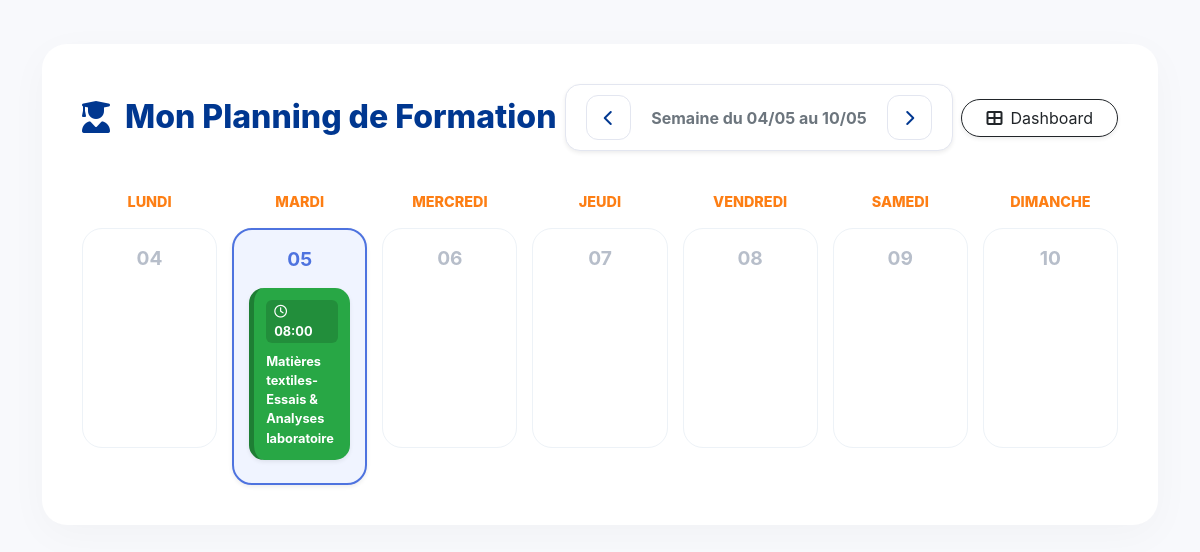
The page /index.php?action=planning (signed in) on the database its author committed.
### tables this page shows
CREATE TABLE `formations` (
  `id` int(11) NOT NULL AUTO_INCREMENT,
  `nom_formation` varchar(255) NOT NULL,
  `date_formation` date NOT NULL,
  `heure_formation` time NOT NULL,
  `created_at` timestamp NOT NULL DEFAULT current_timestamp(),
  PRIMARY KEY (`id`)
);

### models/Formation.php (called while the page is built, shortened)
<?php
class Formation {
    private $db;
    public function __construct($db) { $this->db = $db; }
    public function getAll() {
        return $this->db->query("SELECT * FROM formations ORDER BY date_formation ASC, heure_formation ASC")->fetchAll(PDO::FETCH_ASSOC);
    }
}

### views/employe/planning_employe.php (the view, shortened to what this page needs)
<!DOCTYPE html>
<html lang="fr">
<head>
    <link href="https://cdn.jsdelivr.net/npm/bootstrap@5.3.0/dist/css/bootstrap.min.css" rel="stylesheet">
    <link rel="stylesheet" href="https://cdnjs.cloudflare.com/ajax/libs/font-awesome/6.4.0/css/all.min.css">
</head>
<body>
<div class="container py-4">
    <div class="main-card">
        <div class="header-section">
            <div class="title-group d-flex align-items-center">
                <i class="fas fa-user-graduate"></i>
                <h2>Mon Planning de Formation</h2>
            </div>
            <div class="nav-week shadow-sm">
                <a href="index.php?action=planning&week=<?= $prevWeek ?>" class="btn-nav">
                    <i class="fas fa-chevron-left"></i>
                </a>
                <span class="fw-bold text-secondary">
                    Semaine du <?= date('d/m', strtotime($monday)) ?> au <?= date('d/m', strtotime($monday . ' + 6 days')) ?>
                </span>
                <a href="index.php?action=planning&week=<?= $nextWeek ?>" class="btn-nav">
                    <i class="fas fa-chevron-right"></i>
                </a>
            </div>
            <a href="index.php?action=dashboard" class="btn btn-outline-dark rounded-pill px-4 shadow-sm">
                <i class="fas fa-th-large me-2"></i>Dashboard
            </a>
        </div>
        <div class="calendar-grid">
            <?php
            $jours = ['Lundi', 'Mardi', 'Mercredi', 'Jeudi', 'Vendredi', 'Samedi', 'Dimanche'];
            for($i=0; $i<7; $i++):
                $date_c = date('Y-m-d', strtotime("+$i days", strtotime($monday)));
                $isToday = ($date_c == date('Y-m-d'));
            ?>
                <div class="day-column">
                    <div class="day-header"><?= $jours[$i] ?></div>
                    <div class="day-box <?= $isToday ? 'today-box shadow-sm' : '' ?>">
                        <span class="date-number"><?= date('d', strtotime($date_c)) ?></span>
                        <?php if (isset($formationsByDate[$date_c])): ?>
                            <?php foreach ($formationsByDate[$date_c] as $f): ?>
                                <div class="formation-pill shadow-sm">
                                    <span class="time-tag">
                                        <i class="far fa-clock me-1"></i>
                                        <?= substr($f['heure_formation'], 0, 5) ?>
                                    </span>
                                    <div class="fw-bold mt-1"><?= htmlspecialchars($f['nom_formation']) ?></div>
                                </div>
                            <?php endforeach; ?>
                        <?php endif; ?>
                    </div>
                </div>
            <?php endfor; ?>
        </div>
    </div>
</div>
</body>
</html>

### views/employe/planning_employe.php (style rules this page uses)
:root { --altutex-blue: #003790; --altutex-orange: #fd7e14; --light-bg: #f8f9fc; --card-green: #28a745; }
body { background-color: var(--light-bg); font-family: 'Inter', sans-serif; }
.main-card { background: white; border-radius: 25px; box-shadow: 0 10px 40px rgba(0,0,0,0.03); padding: 40px; margin-top: 20px; }
.header-section { display: flex; justify-content: space-between; align-items: center; margin-bottom: 40px; }
.title-group i { color: var(--altutex-blue); font-size: 2rem; margin-right: 15px; }
.title-group h2 { color: var(--altutex-blue); font-weight: 800; margin: 0; }
.nav-week { background: #fff; border: 1px solid #e3e6f0; border-radius: 15px; padding: 10px 20px; display: flex; align-items: center; gap: 20px; }
.btn-nav { width: 45px; height: 45px; border-radius: 12px; display: flex; align-items: center; justify-content: center; transition: all 0.3s ease; color: var(--altutex-blue); border: 1px solid #e3e6f0; text-decoration: none; }
.calendar-grid { display: grid; grid-template-columns: repeat(7, 1fr); gap: 15px; }
.day-column { text-align: center; }
.day-header { color: var(--altutex-orange); font-weight: 800; font-size: 0.9rem; margin-bottom: 15px; text-transform: uppercase; }
.day-box { background: #fff; border: 1px solid #edf2f7; border-radius: 20px; min-height: 220px; padding: 15px; transition: all 0.3s ease; position: relative; }
.today-box { border: 2px solid #4e73df; background: #f0f4ff; }
.date-number { font-size: 1.2rem; font-weight: 700; color: #b7beca; margin-bottom: 15px; display: block; }
.today-box .date-number { color: #4e73df; }
.formation-pill { background: var(--card-green); color: white; padding: 12px; border-radius: 15px; font-size: 0.8rem; text-align: left; margin-bottom: 8px; border-left: 5px solid #1e7e34; animation: fadeIn 0.5s ease; }
.time-tag { background: rgba(0,0,0,0.15); padding: 2px 8px; border-radius: 6px; font-weight: bold; display: inline-block; margin-bottom: 5px; }

### rows shown on the page
formations: heure_formation "08:00", nom_formation "Matières textiles- Essais & Analyses laboratoire"

### other values the page prints
date('d/m', strtotime($monday)) "04/05"
date('d/m', strtotime($monday . ' + 6 days')) "10/05"
$jours[$i] "LUNDI"
date('d', strtotime($date_c)) "04"
$jours[$i] "MARDI"
date('d', strtotime($date_c)) "05"
$jours[$i] "MERCREDI"
date('d', strtotime($date_c)) "06"
$jours[$i] "JEUDI"
date('d', strtotime($date_c)) "07"
$jours[$i] "VENDREDI"
date('d', strtotime($date_c)) "08"
$jours[$i] "SAMEDI"
date('d', strtotime($date_c)) "09"
$jours[$i] "DIMANCHE"
